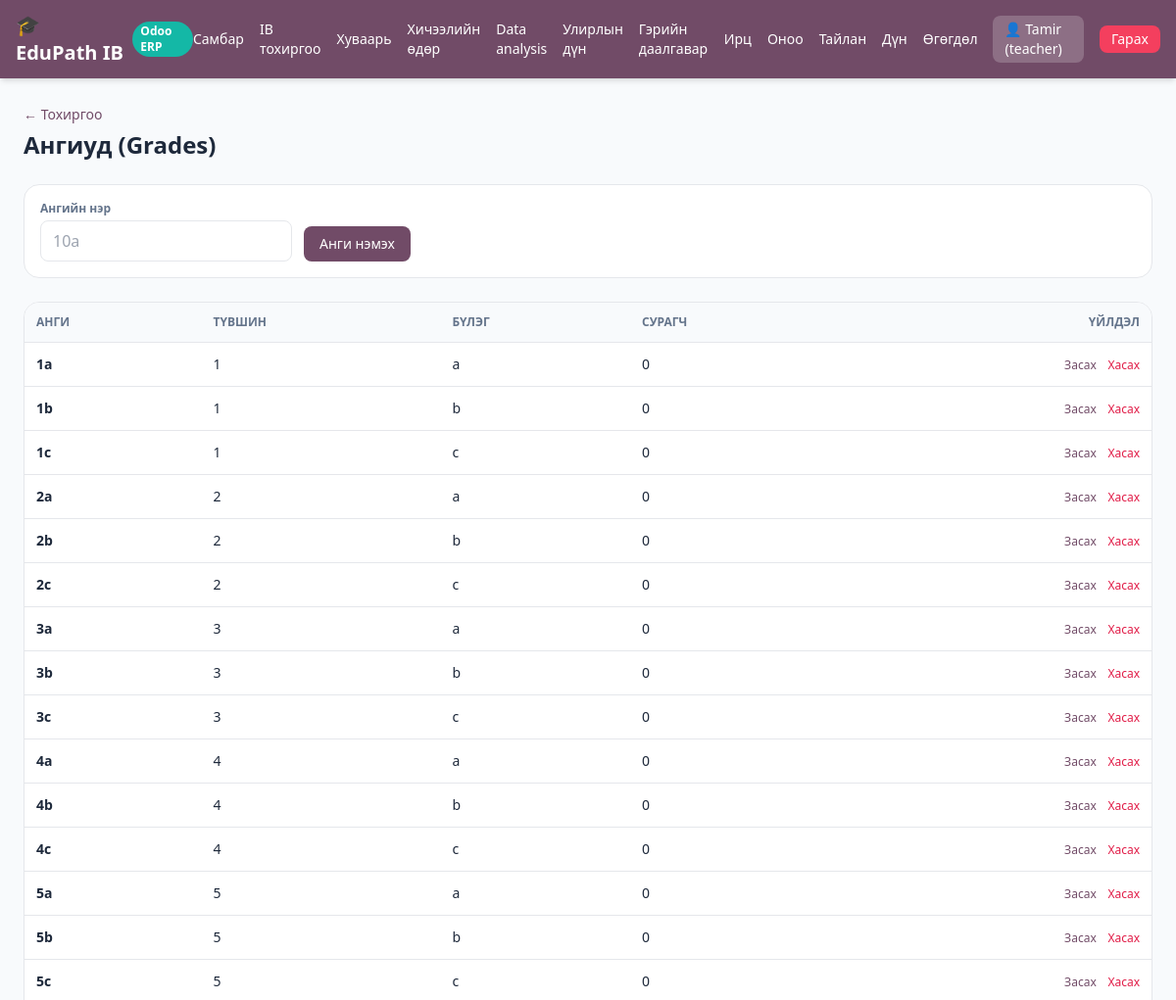
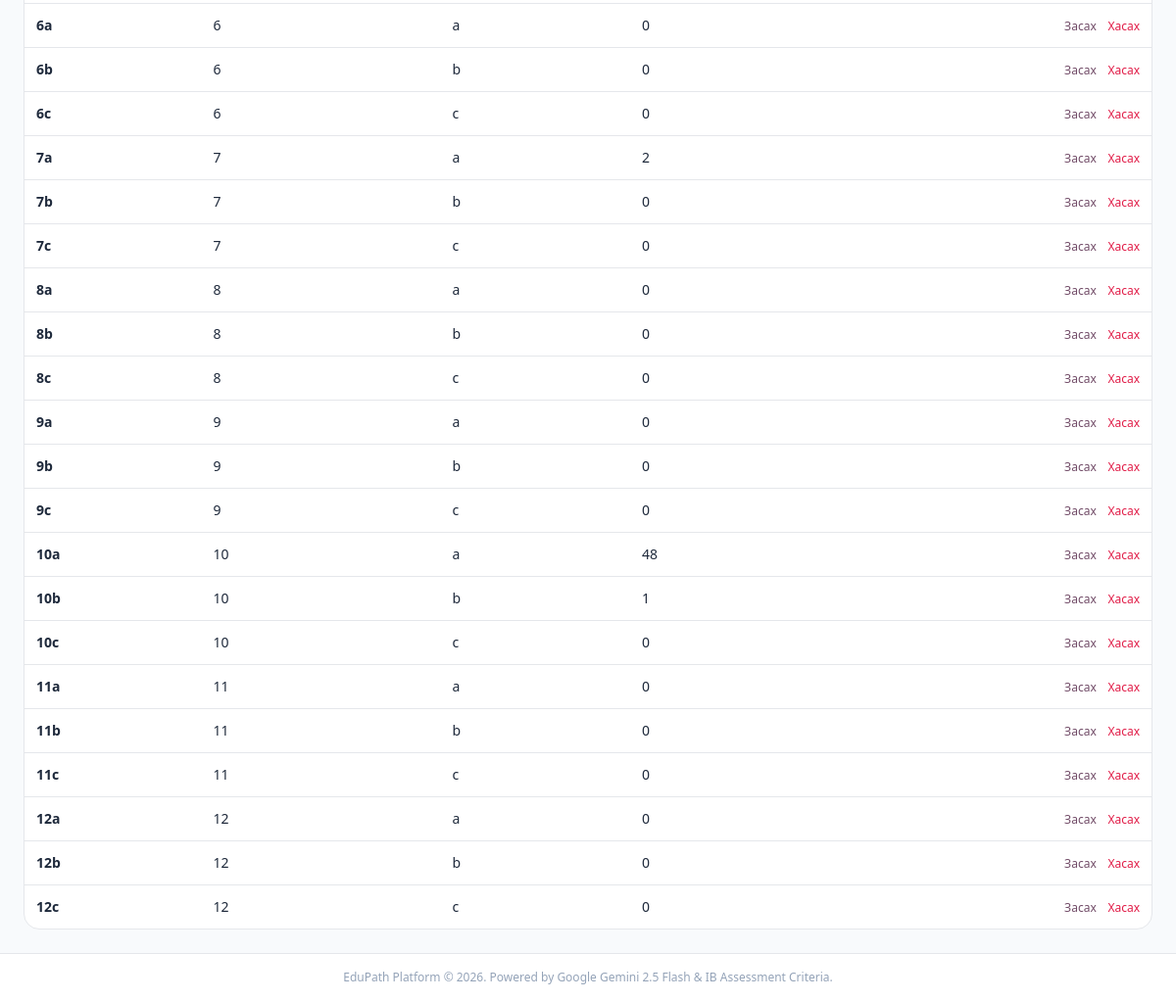
Screenshot of /teacher/setup/grades (signed in) with the database file from the repository (2 pictures, top to bottom).
### tables this page shows
CREATE TABLE users (
        id INTEGER PRIMARY KEY AUTOINCREMENT,
        username TEXT UNIQUE,
        password TEXT,
        role TEXT,
        gemini_api_key TEXT
    , deepseek_api_key TEXT, grade TEXT, name TEXT, surname TEXT, student_code TEXT, email TEXT, gender TEXT, phone TEXT, instagram TEXT, photo_path TEXT);

CREATE TABLE grades (
        id INTEGER PRIMARY KEY AUTOINCREMENT,
        name TEXT NOT NULL UNIQUE,
        level INTEGER NOT NULL,
        section TEXT NOT NULL,
        is_active INTEGER NOT NULL DEFAULT 1,
        created_at INTEGER
    );

### app.py (the view)
@app.get("/teacher/setup/grades", response_class=HTMLResponse)
def teacher_grades_page(request: Request, user: dict = Depends(get_current_user),
                        db: sqlite3.Connection = Depends(get_db)):
    if not user or user["role"] != "teacher":
        return RedirectResponse("/login")
    rows = db.execute(
        """SELECT g.*, (SELECT COUNT(*) FROM users u
                       WHERE u.role = 'student' AND lower(u.grade) = lower(g.name)) as student_count
           FROM grades g ORDER BY g.level, g.section"""
    ).fetchall()
    return templates.TemplateResponse(
        request=request, name="teacher_grades.html",
        context={"user": user, "grades": [dict(r) for r in rows]},
    )

### templates/teacher_grades.html (shortened to what this page needs)
{% extends "base.html" %}
{% block content %}
<div class="space-y-6">
  <div class="flex items-center justify-between">
    <div>
      <a href="/teacher/setup" class="text-sm text-[#714B67] hover:underline">&larr; Тохиргоо</a>
      <h1 class="text-2xl font-black mt-1">Ангиуд (Grades)</h1>
    </div>
  </div>
  <form method="POST" action="/teacher/setup/grades" class="bg-white p-4 rounded-2xl border flex flex-wrap gap-3 items-end">
    <div>
      <label class="block text-xs font-semibold text-slate-500 mb-1">Ангийн нэр</label>
      <input name="name" placeholder="10a" required class="px-3 py-2 border rounded-lg">
    </div>
    <button class="bg-[#714B67] text-white px-4 py-2 rounded-lg text-sm">Анги нэмэх</button>
  </form>
  <div class="bg-white rounded-2xl border overflow-x-auto">
    <table class="w-full text-sm">
      <thead class="bg-slate-50 text-slate-500 text-xs uppercase">
        <tr><th class="p-3 text-left">Анги</th><th class="p-3 text-left">Түвшин</th><th class="p-3 text-left">Бүлэг</th><th class="p-3 text-left">Сурагч</th><th class="p-3 text-right">Үйлдэл</th></tr>
      </thead>
      <tbody>
        {% for g in grades %}
        <tr class="border-t">
          <td class="p-3 font-bold">
            <span class="inline-view-only">{{ g.name }}</span>
          </td>
          <td class="p-3">{{ g.level }}</td>
          <td class="p-3">{{ g.section }}</td>
          <td class="p-3">{{ g.student_count }}</td>
          <td class="p-3 text-right whitespace-nowrap">
            <span class="inline-view-only">
              <button type="button" onclick="editRow(this)" class="text-[#714B67] hover:underline text-xs">Засах</button>
              <form method="POST" action="/teacher/setup/grades/{{ g.id }}/delete" onsubmit="return confirm('{{ g.name }} ангийг хасах уу?')" class="inline">
                <button class="text-rose-600 hover:underline text-xs ml-2">Хасах</button>
              </form>
            </span>
          </td>
        </tr>
        {% endfor %}
      </tbody>
    </table>
  </div>
</div>
{% endblock %}

### templates/base.html (shortened to what this page needs)
<!DOCTYPE html>
<html lang="mn">
<head>
  <script src="https://cdn.tailwindcss.com"></script>
</head>
<body class="bg-slate-50 text-slate-800 min-h-screen flex flex-col">
  <nav class="bg-[#714B67] text-white shadow-md">
    <div class="max-w-7xl mx-auto px-4 py-3 flex justify-between items-center">
      <a href="/" class="flex items-center space-x-2 font-bold text-xl">
        <span>🎓 EduPath IB</span>
        <span class="text-xs bg-teal-500 text-white px-2 py-0.5 rounded-full">Odoo ERP</span>
      </a>
      <div class="flex items-center space-x-4 text-sm">
        {% if user %}
          {% if user.role == 'teacher' %}
            <a href="/teacher" class="hover:underline">Самбар</a>
            <a href="/teacher/setup" class="hover:underline">IB тохиргоо</a>
            <a href="/teacher/timetable" class="hover:underline">Хуваарь</a>
            <a href="/teacher/sessions" class="hover:underline">Хичээлийн өдөр</a>
            <a href="/teacher/data-analysis" class="hover:underline">Data analysis</a>
            <a href="/teacher/term-grades" class="hover:underline">Улирлын дүн</a>
            <a href="/teacher/homework" class="hover:underline">Гэрийн даалгавар</a>
            <a href="/teacher/attendance" class="hover:underline">Ирц</a>
            <a href="/teacher/scoring" class="hover:underline">Оноо</a>
            <a href="/teacher/reports" class="hover:underline">Тайлан</a>
            <a href="/scores" class="hover:underline">Дүн</a>
            <a href="/teacher/data-transfer" class="hover:underline">Өгөгдөл</a>
          {% else %}
            <a href="/student" class="hover:underline">Самбар</a>
            <a href="/student/data-analysis" class="hover:underline">Data analysis</a>
            <a href="/student/term-grades" class="hover:underline">Улирлын дүн</a>
            <a href="/student/report" class="hover:underline">Миний тайлан</a>
          {% endif %}
          <span class="bg-white/20 px-3 py-1 rounded-lg">👤 {{ user.name or user.username }} ({{ user.role }})</span>
          <a href="/logout" class="bg-rose-500 hover:bg-rose-600 px-3 py-1 rounded-lg transition">Гарах</a>
        {% endif %}
      </div>
    </div>
  </nav>
  <main class="flex-1 max-w-7xl w-full mx-auto p-6">
    {% block content %}{% endblock %}
  </main>
  <footer class="text-center py-4 text-xs text-slate-400 border-t bg-white">
    EduPath Platform &copy; 2026. Powered by Google Gemini 2.5 Flash & IB Assessment Criteria.
  </footer>
</body>
</html>

### rows the page displays
users: username "Tamir", role "teacher"
grades: name "1a", level "1", section "a", student_count "0"
grades: name "1b", level "1", section "b", student_count "0"
grades: name "1c", level "1", section "c", student_count "0"
grades: name "2a", level "2", section "a", student_count "0"
grades: name "2b", level "2", section "b", student_count "0"
grades: name "2c", level "2", section "c", student_count "0"
grades: name "3a", level "3", section "a", student_count "0"
grades: name "3b", level "3", section "b", student_count "0"
grades: name "3c", level "3", section "c", student_count "0"
grades: name "4a", level "4", section "a", student_count "0"
grades: name "4b", level "4", section "b", student_count "0"
grades: name "4c", level "4", section "c", student_count "0"
grades: name "5a", level "5", section "a", student_count "0"
grades: name "5b", level "5", section "b", student_count "0"
grades: name "5c", level "5", section "c", student_count "0"
grades: name "6a", level "6", section "a", student_count "0"
grades: name "6b", level "6", section "b", student_count "0"
grades: name "6c", level "6", section "c", student_count "0"
grades: name "7a", level "7", section "a", student_count "2"
grades: name "7b", level "7", section "b", student_count "0"
grades: name "7c", level "7", section "c", student_count "0"
grades: name "8a", level "8", section "a", student_count "0"
grades: name "8b", level "8", section "b", student_count "0"
grades: name "8c", level "8", section "c", student_count "0"
grades: name "9a", level "9", section "a", student_count "0"
grades: name "9b", level "9", section "b", student_count "0"
grades: name "9c", level "9", section "c", student_count "0"
grades: name "10a", level "10", section "a", student_count "48"
grades: name "10b", level "10", section "b", student_count "1"
grades: name "10c", level "10", section "c", student_count "0"
grades: name "11a", level "11", section "a", student_count "0"
grades: name "11b", level "11", section "b", student_count "0"
grades: name "11c", level "11", section "c", student_count "0"
grades: name "12a", level "12", section "a", student_count "0"
grades: name "12b", level "12", section "b", student_count "0"
grades: name "12c", level "12", section "c", student_count "0"
